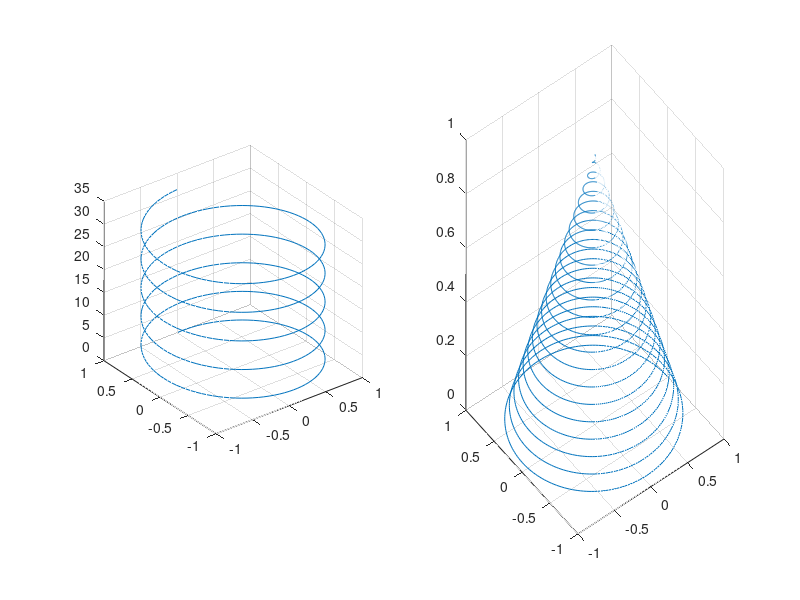

Write MATLAB code to recreate this figure.
subplot(1,2,1);
t=0:pi/50:10*pi;
plot3(sin(t),cos(t),t);
grid on;
axis square;

subplot(1,2,2);
turns=40*pi;
t=linspace(0,turns,4000);
x=cos(t).*(turns-t)./turns;
y=sin(t).*(turns-t)./turns;
z=t./turns;
plot3(x,y,z);
grid on;
